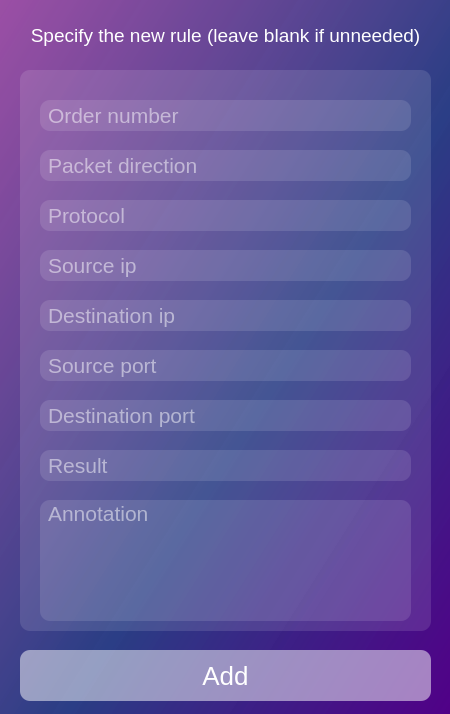
<?xml version="1.0" encoding="UTF-8"?>
<ui version="4.0">
 <class>Dialog</class>
 <widget class="QDialog" name="Dialog">
  <property name="geometry">
   <rect>
    <x>0</x>
    <y>0</y>
    <width>450</width>
    <height>714</height>
   </rect>
  </property>
  <property name="windowTitle">
   <string>Dialog</string>
  </property>
  <property name="styleSheet">
   <string notr="true">background-color: qlineargradient(spread:pad, x1:1, y1:1, x2:0, y2:0, stop:0 rgba(81, 0, 135, 255), stop:0.427447 rgba(41, 61, 132, 235), stop:1 rgba(155, 79, 165, 255));</string>
  </property>
  <widget class="QLabel" name="label">
   <property name="geometry">
    <rect>
     <x>20</x>
     <y>20</y>
     <width>411</width>
     <height>31</height>
    </rect>
   </property>
   <property name="styleSheet">
    <string notr="true">background-color: rgba(255, 255, 255, 0);
color: white;
font-size: 19px;</string>
   </property>
   <property name="text">
    <string>Specify the new rule (leave blank if unneeded)</string>
   </property>
   <property name="textFormat">
    <enum>Qt::RichText</enum>
   </property>
   <property name="alignment">
    <set>Qt::AlignCenter</set>
   </property>
  </widget>
  <widget class="QFrame" name="frame">
   <property name="geometry">
    <rect>
     <x>20</x>
     <y>70</y>
     <width>411</width>
     <height>561</height>
    </rect>
   </property>
   <property name="styleSheet">
    <string notr="true">background-color: rgba(255, 255, 255, 30);
border-radius: 10%;</string>
   </property>
   <property name="frameShape">
    <enum>QFrame::StyledPanel</enum>
   </property>
   <property name="frameShadow">
    <enum>QFrame::Raised</enum>
   </property>
   <widget class="QLineEdit" name="lineEdit_order">
    <property name="geometry">
     <rect>
      <x>20</x>
      <y>30</y>
      <width>371</width>
      <height>31</height>
     </rect>
    </property>
    <property name="styleSheet">
     <string notr="true">padding-left: 6px;
color: white;
font-size: 16pt;</string>
    </property>
    <property name="placeholderText">
     <string>Order number</string>
    </property>
   </widget>
   <widget class="QLineEdit" name="lineEdit_direction">
    <property name="geometry">
     <rect>
      <x>20</x>
      <y>80</y>
      <width>371</width>
      <height>31</height>
     </rect>
    </property>
    <property name="styleSheet">
     <string notr="true">padding-left: 6px;
color: white;
font-size: 16pt;</string>
    </property>
    <property name="placeholderText">
     <string>Packet direction</string>
    </property>
   </widget>
   <widget class="QLineEdit" name="lineEdit_protocol">
    <property name="geometry">
     <rect>
      <x>20</x>
      <y>130</y>
      <width>371</width>
      <height>31</height>
     </rect>
    </property>
    <property name="styleSheet">
     <string notr="true">padding-left: 6px;
color: white;
font-size: 16pt;</string>
    </property>
    <property name="placeholderText">
     <string>Protocol</string>
    </property>
   </widget>
   <widget class="QLineEdit" name="lineEdit_src_ips">
    <property name="geometry">
     <rect>
      <x>20</x>
      <y>180</y>
      <width>371</width>
      <height>31</height>
     </rect>
    </property>
    <property name="styleSheet">
     <string notr="true">padding-left: 6px;
color: white;
font-size: 16pt;</string>
    </property>
    <property name="placeholderText">
     <string>Source ip</string>
    </property>
   </widget>
   <widget class="QLineEdit" name="lineEdit_dst_ips">
    <property name="geometry">
     <rect>
      <x>20</x>
      <y>230</y>
      <width>371</width>
      <height>31</height>
     </rect>
    </property>
    <property name="styleSheet">
     <string notr="true">padding-left: 6px;
color: white;
font-size: 16pt;</string>
    </property>
    <property name="placeholderText">
     <string>Destination ip</string>
    </property>
   </widget>
   <widget class="QLineEdit" name="lineEdit_src_ports">
    <property name="geometry">
     <rect>
      <x>20</x>
      <y>280</y>
      <width>371</width>
      <height>31</height>
     </rect>
    </property>
    <property name="styleSheet">
     <string notr="true">padding-left: 6px;
color: white;
font-size: 16pt;</string>
    </property>
    <property name="placeholderText">
     <string>Source port</string>
    </property>
   </widget>
   <widget class="QLineEdit" name="lineEdit_dst_ports">
    <property name="geometry">
     <rect>
      <x>20</x>
      <y>330</y>
      <width>371</width>
      <height>31</height>
     </rect>
    </property>
    <property name="styleSheet">
     <string notr="true">padding-left: 6px;
color: white;
font-size: 16pt;</string>
    </property>
    <property name="placeholderText">
     <string>Destination port</string>
    </property>
   </widget>
   <widget class="QLineEdit" name="lineEdit_result">
    <property name="geometry">
     <rect>
      <x>20</x>
      <y>380</y>
      <width>371</width>
      <height>31</height>
     </rect>
    </property>
    <property name="styleSheet">
     <string notr="true">padding-left: 6px;
color: white;
font-size: 16pt;</string>
    </property>
    <property name="placeholderText">
     <string>Result</string>
    </property>
   </widget>
   <widget class="QLineEdit" name="lineEdit_annotation">
    <property name="geometry">
     <rect>
      <x>20</x>
      <y>430</y>
      <width>371</width>
      <height>121</height>
     </rect>
    </property>
    <property name="styleSheet">
     <string notr="true">padding-left: 6px;
color: white;
font-size: 16pt;</string>
    </property>
    <property name="alignment">
     <set>Qt::AlignLeading|Qt::AlignLeft|Qt::AlignTop</set>
    </property>
    <property name="placeholderText">
     <string>Annotation</string>
    </property>
   </widget>
  </widget>
  <widget class="QPushButton" name="addRuleBtn">
   <property name="geometry">
    <rect>
     <x>20</x>
     <y>650</y>
     <width>411</width>
     <height>51</height>
    </rect>
   </property>
   <property name="styleSheet">
    <string notr="true">QPushButton {
background-color: rgba(255, 255, 255, 128);
color: white;
font-size: 26px;
border-radius: 10%;
}

QPushButton::pressed {
background-color: rgba(255, 255, 255, 172);
color: white;
}</string>
   </property>
   <property name="text">
    <string>Add</string>
   </property>
  </widget>
 </widget>
 <resources/>
 <connections/>
</ui>
